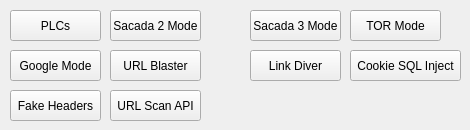
   <widget class="QWidget" name="tab">
    <attribute name="title">
     <string>Research</string>
    </attribute>
    <widget class="QPushButton" name="cookie_sql_inject_button">
     <property name="enabled">
      <bool>true</bool>
     </property>
     <property name="geometry">
      <rect>
       <x>350</x>
       <y>50</y>
       <width>111</width>
       <height>31</height>
      </rect>
     </property>
     <property name="text">
      <string>Cookie SQL Inject</string>
     </property>
    </widget>
    <widget class="QPushButton" name="PLCs_button">
     <property name="enabled">
      <bool>true</bool>
     </property>
     <property name="geometry">
      <rect>
       <x>10</x>
       <y>10</y>
       <width>91</width>
       <height>31</height>
      </rect>
     </property>
     <property name="text">
      <string>PLCs</string>
     </property>
    </widget>
    <widget class="QPushButton" name="google_dork_button">
     <property name="enabled">
      <bool>true</bool>
     </property>
     <property name="geometry">
      <rect>
       <x>10</x>
       <y>50</y>
       <width>91</width>
       <height>31</height>
      </rect>
     </property>
     <property name="text">
      <string>Google Mode</string>
     </property>
    </widget>
    <widget class="QPushButton" name="scadamode2_button">
     <property name="enabled">
      <bool>true</bool>
     </property>
     <property name="geometry">
      <rect>
       <x>110</x>
       <y>10</y>
       <width>91</width>
       <height>31</height>
      </rect>
     </property>
     <property name="text">
      <string>Sacada 2 Mode</string>
     </property>
    </widget>
    <widget class="QPushButton" name="scadamode3_button">
     <property name="enabled">
      <bool>true</bool>
     </property>
     <property name="geometry">
      <rect>
       <x>250</x>
       <y>10</y>
       <width>91</width>
       <height>31</height>
      </rect>
     </property>
     <property name="text">
      <string>Sacada 3 Mode</string>
     </property>
    </widget>
    <widget class="QPushButton" name="url_scan_api_button">
     <property name="enabled">
      <bool>true</bool>
     </property>
     <property name="geometry">
      <rect>
       <x>110</x>
       <y>90</y>
       <width>91</width>
       <height>31</height>
      </rect>
     </property>
     <property name="text">
      <string>URL Scan API</string>
     </property>
    </widget>
    <widget class="QPushButton" name="link_diver_client_button">
     <property name="enabled">
      <bool>true</bool>
     </property>
     <property name="geometry">
      <rect>
       <x>250</x>
       <y>50</y>
       <width>91</width>
       <height>31</height>
      </rect>
     </property>
     <property name="text">
      <string>Link Diver</string>
     </property>
    </widget>
    <widget class="QPushButton" name="tor_mode_button">
     <property name="enabled">
      <bool>true</bool>
     </property>
     <property name="geometry">
      <rect>
       <x>350</x>
       <y>10</y>
       <width>91</width>
       <height>31</height>
      </rect>
     </property>
     <property name="text">
      <string>TOR Mode</string>
     </property>
    </widget>
    <widget class="QPushButton" name="fake_headers_button">
     <property name="enabled">
      <bool>true</bool>
     </property>
     <property name="geometry">
      <rect>
       <x>10</x>
       <y>90</y>
       <width>91</width>
       <height>31</height>
      </rect>
     </property>
     <property name="text">
      <string>Fake Headers</string>
     </property>
    </widget>
    <widget class="QPushButton" name="url_blaster_client_button_2">
     <property name="enabled">
      <bool>true</bool>
     </property>
     <property name="geometry">
      <rect>
       <x>110</x>
       <y>50</y>
       <width>91</width>
       <height>31</height>
      </rect>
     </property>
     <property name="text">
      <string>URL Blaster</string>
     </property>
    </widget>
   </widget>
